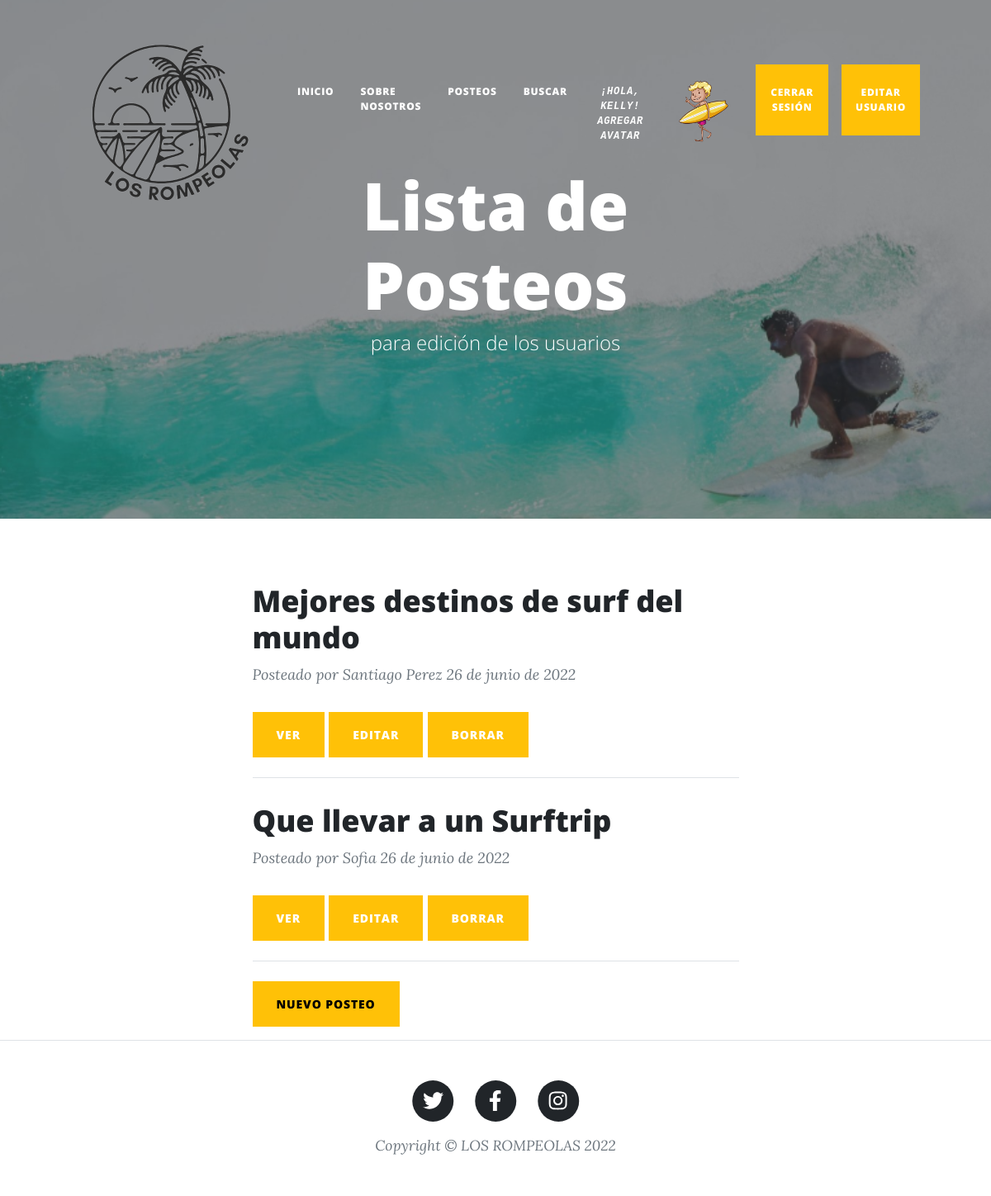
Page /Surfblog/borrarPosteo/Navegando las olas de Corea del Norte (signed in) on the committed database.
### Surfblog/models.py (models this page shows, shortened)
class Avatar(models.Model):
    user = models.ForeignKey(User, on_delete = models.CASCADE)
    imagen = models.ImageField(upload_to = 'avatares', null = True, blank = True)
    class Meta:
        verbose_name = 'Avatar'
        verbose_name_plural = 'Avatares'

class Post(models.Model):
    autor = models.CharField(max_length = 40)
    email = models.EmailField()
    fecha = models.DateField(auto_now_add = True)
    titulo = models.CharField(max_length = 40, primary_key = True)
    cuerpo = models.TextField('')

### Surfblog/views.py (the view)
# urls.py: path('borrarPosteo/<posteo_titulo>', views.borrarPosteos, name = 'borrarPosteo'),
@login_required
def borrarPosteos(request, posteo_titulo):
    posteo = Post.objects.get(titulo = posteo_titulo)
    posteo.delete()
    id = 7
    listadoPosteos = Post.objects.all()
    diccionario = {'id': id, 'listadoPosteos': listadoPosteos}
    return render(request,'Surfblog/listaPosteos.html', diccionario)

### Surfblog/templates/Surfblog/listaPosteos.html (shortened to what this page needs)
{% extends 'Surfblog/padre.html' %}
{% load static %}
{% block titulo_header %}
    <h1>Lista de Posteos</h1>
    <span class='subheading'>para edición de los usuarios</span>
{% endblock %}
{% block contenido_principal %}
    <div class='container px-4 px-lg-5'>
        <div class='row gx-4 gx-lg-5 justify-content-center'>
            <div class='col-md-10 col-lg-8 col-xl-7'>
                {% for posteo in listadoPosteos %}
                    <div class='post-preview'>
                        <a href='{% url "Post" posteo.titulo %}'>
                            <h2 class='post-title'>{{posteo.titulo}}</h2>
                        </a>
                        <p class='post-meta'>
                            Posteado por
                            <span>{{posteo.autor}}</span>
                            {{posteo.fecha}}
                        </p>
                    </div>
                    <button type='button' class='btn btn-warning'>
                        <a href='{% url "Post" posteo.titulo %}' style='color: white;'>VER</a>
                    </button>
                    <button type='button' class='btn btn-warning'>
                        <a href='{% url "editarPosteo" posteo.titulo %}' style='color: white;'>EDITAR</a>
                    </button>
                    <button type='button' class='btn btn-warning'>
                        <a href='{% url "borrarPosteo" posteo.titulo %}' style='color: white;'>BORRAR</a>
                    </button>
                    <hr class='my-4' />
                {% endfor %}
                <button type='button' class='btn btn-warning mb-3'>
                    <a href='{% url "hacerPost" %}' style='color: black;'>NUEVO POSTEO</a>
                </button>
            </div>
        </div>
    </div>
{% endblock %}

### Surfblog/templates/Surfblog/padre.html (shortened to what this page needs)
<!DOCTYPE html>
<html lang='en'>
    <head>
        {% load static %}
        <link href='{% static "SurfBlog/css/styles.css" %}' rel='stylesheet' />
    </head>
    <body>
        <nav class='navbar navbar-expand-lg navbar-light' id='mainNav'>
            <div class='container px-4 px-lg-5'>
                <a class='navbar-brand' href='{% url "Inicio" %}'><img src='{% static "SurfBlog/assets/img/logo.png" %}' alt='Logo' title='Logo' height='250px' width='250px'></a>
                <div class='collapse navbar-collapse' id='navbarResponsive'>
                    <ul class='navbar-nav ms-auto py-4 py-lg-0'>
                        <li class='nav-item'><a class='nav-link px-lg-3 py-3 py-lg-4' href='{% url "Inicio" %}'>Inicio</a></li>
                        <li class='nav-item'><a class='nav-link px-lg-3 py-3 py-lg-4' href='{% url "sobreNosotros" %}'>Sobre Nosotros</a></li>
                        <li class='nav-item'><a class='nav-link px-lg-3 py-3 py-lg-4' href='{% url "listaPosteos" %}'>Posteos</a></li>
                        <li class='nav-item'><a class='nav-link px-lg-3 py-3 py-lg-4' href='{% url "Buscar" %}'>Buscar</a></li>
                        {% if user.is_authenticated %}
                        <li class='nav-item'><a class='nav-link px-lg-3 py-3 py-lg-4 text-center font-monospace fst-italic' href='{% url "agregarAvatar" %}'>¡Hola, {{user.username}}!</br><span class=''>Agregar Avatar</span></a></li>
                        <li class='mx-1'>
                        {% with first_image=user.avatar_set.first %}
                            {% if first_image %}
                                <a href='{{ first_image.imagen.url }}' target='_blank'>
                                <img src='{{ first_image.imagen.url }}' height='100px'>
                            {% endif %}
                        {% endwith %}
                        </li>
                        <li class='nav-item'><a class='nav-link px-lg-3 py-3 py-lg-4 btn btn-warning mx-2' href='{% url "Logout" %}'>Cerrar Sesión</a></li>
                        <li class='nav-item'><a class='nav-link px-lg-3 py-3 py-lg-4 btn btn-warning mx-2' href='{% url "editarUsuario" %}'>Editar Usuario</a></li>
                        {% endif %}
                    </ul>
                </div>
            </div>
        </nav>
        <header class='masthead' style='background-image: url("{% static "SurfBlog/assets/img/home.jpg" %}")'>
            <div class='container position-relative px-4 px-lg-5'>
                <div class='row gx-4 gx-lg-5 justify-content-center'>
                    <div class='col-md-10 col-lg-8 col-xl-7'>
                        <div class='site-heading'>
                            {% block titulo_header %}
                            {% endblock %}
                        </div>
                    </div>
                </div>
            </div>
        </header>
        {% block contenido_principal %}
        {% endblock %}
        <footer class='border-top'>
            <div class='container px-4 px-lg-5'>
                <div class='row gx-4 gx-lg-5 justify-content-center'>
                    <div class='col-md-10 col-lg-8 col-xl-7'>
                        <ul class='list-inline text-center'>
                            <li class='list-inline-item'>
                                <a href='#!'>
                                    <span class='fa-stack fa-lg'>
                                        <i class='fas fa-circle fa-stack-2x'></i>
                                        <i class='fab fa-twitter fa-stack-1x fa-inverse'></i>
                                    </span>
                                </a>
                            </li>
                            <li class='list-inline-item'>
                                <a href='#!'>
                                    <span class='fa-stack fa-lg'>
                                        <i class='fas fa-circle fa-stack-2x'></i>
                                        <i class='fab fa-facebook-f fa-stack-1x fa-inverse'></i>
                                    </span>
                                </a>
                            </li>
                            <li class='list-inline-item'>
                                <a href='#!'>
                                    <span class='fa-stack fa-lg'>
                                        <i class='fas fa-circle fa-stack-2x'></i>
                                        <i class='fab fa-instagram fa-stack-1x fa-inverse'></i>
                                    </span>
                                </a>
                            </li>
                        </ul>
                        <div class='small text-center text-muted fst-italic'>Copyright &copy; LOS ROMPEOLAS 2022</div>
                    </div>
                </div>
            </div>
        </footer>
    </body>
</html>

### rows in the picture
Avatar: imagen (picture)
Post: titulo "Mejores destinos de surf del mundo", autor "Santiago Perez", fecha "26 de junio de 2022"
Post: titulo "Que llevar a un Surftrip", autor "Sofia", fecha "26 de junio de 2022"

### other values in the picture
{{ user.username }} "KELLY"
